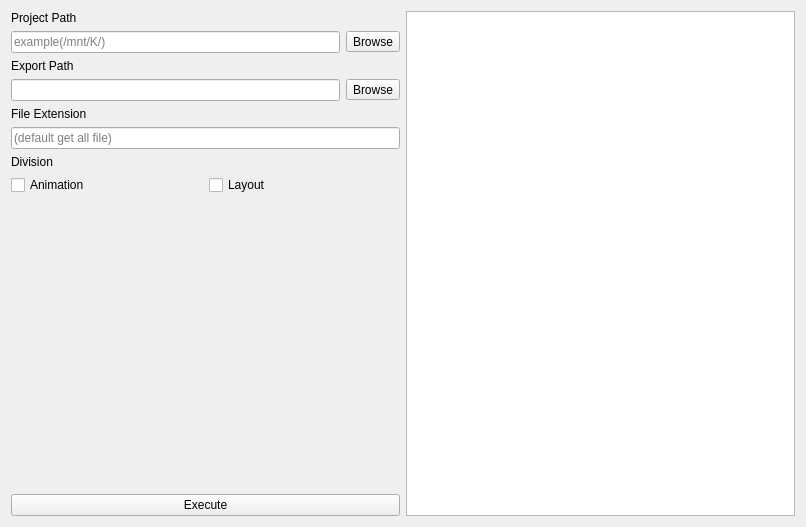
<?xml version="1.0" encoding="UTF-8"?>
<ui version="4.0">
 <class>Form</class>
 <widget class="QWidget" name="Form">
  <property name="geometry">
   <rect>
    <x>0</x>
    <y>0</y>
    <width>806</width>
    <height>527</height>
   </rect>
  </property>
  <property name="windowTitle">
   <string>Form</string>
  </property>
  <layout class="QGridLayout" name="gridLayout_7">
   <item row="0" column="1">
    <layout class="QGridLayout" name="gridLayout_fileList">
     <item row="0" column="0">
      <widget class="QListWidget" name="listWidget_fileList"/>
     </item>
    </layout>
   </item>
   <item row="0" column="0">
    <layout class="QVBoxLayout" name="verticalLayout_dataPanel">
     <item>
      <layout class="QGridLayout" name="gridLayout_projectPath">
       <item row="1" column="0">
        <widget class="QLineEdit" name="lineEdit_projectPath">
         <property name="placeholderText">
          <string>example(/mnt/K/)</string>
         </property>
        </widget>
       </item>
       <item row="1" column="1">
        <widget class="QToolButton" name="toolButton_projectPath">
         <property name="text">
          <string>Browse</string>
         </property>
        </widget>
       </item>
       <item row="0" column="0" colspan="2">
        <widget class="QLabel" name="label_projectPath">
         <property name="text">
          <string>Project Path</string>
         </property>
        </widget>
       </item>
      </layout>
     </item>
     <item>
      <layout class="QGridLayout" name="gridLayout_exportPath">
       <item row="0" column="0" colspan="2">
        <widget class="QLabel" name="label_exportPath">
         <property name="text">
          <string>Export Path</string>
         </property>
        </widget>
       </item>
       <item row="1" column="0">
        <widget class="QLineEdit" name="lineEdit_exportPath"/>
       </item>
       <item row="1" column="1">
        <widget class="QToolButton" name="toolButton_exportPath">
         <property name="text">
          <string>Browse</string>
         </property>
        </widget>
       </item>
      </layout>
     </item>
     <item>
      <layout class="QGridLayout" name="gridLayout_fileExtension">
       <item row="0" column="0">
        <widget class="QLabel" name="label_fileExtension">
         <property name="text">
          <string>File Extension</string>
         </property>
        </widget>
       </item>
       <item row="1" column="0">
        <widget class="QLineEdit" name="lineEdit_fileExtension">
         <property name="placeholderText">
          <string>(default get all file)</string>
         </property>
        </widget>
       </item>
      </layout>
     </item>
     <item>
      <layout class="QGridLayout" name="gridLayout_division">
       <item row="1" column="1">
        <widget class="QCheckBox" name="checkBox_divLay">
         <property name="text">
          <string>Layout</string>
         </property>
        </widget>
       </item>
       <item row="1" column="0">
        <widget class="QCheckBox" name="checkBox_divAnm">
         <property name="text">
          <string>Animation</string>
         </property>
        </widget>
       </item>
       <item row="0" column="0" colspan="2">
        <widget class="QLabel" name="label">
         <property name="text">
          <string>Division</string>
         </property>
        </widget>
       </item>
      </layout>
     </item>
     <item>
      <spacer name="verticalSpacer">
       <property name="orientation">
        <enum>Qt::Vertical</enum>
       </property>
       <property name="sizeHint" stdset="0">
        <size>
         <width>20</width>
         <height>40</height>
        </size>
       </property>
      </spacer>
     </item>
     <item>
      <layout class="QGridLayout" name="gridLayout_excute">
       <item row="0" column="0">
        <widget class="QPushButton" name="pushButton_execute">
         <property name="text">
          <string>Execute</string>
         </property>
        </widget>
       </item>
      </layout>
     </item>
    </layout>
   </item>
  </layout>
 </widget>
 <resources/>
 <connections/>
</ui>
